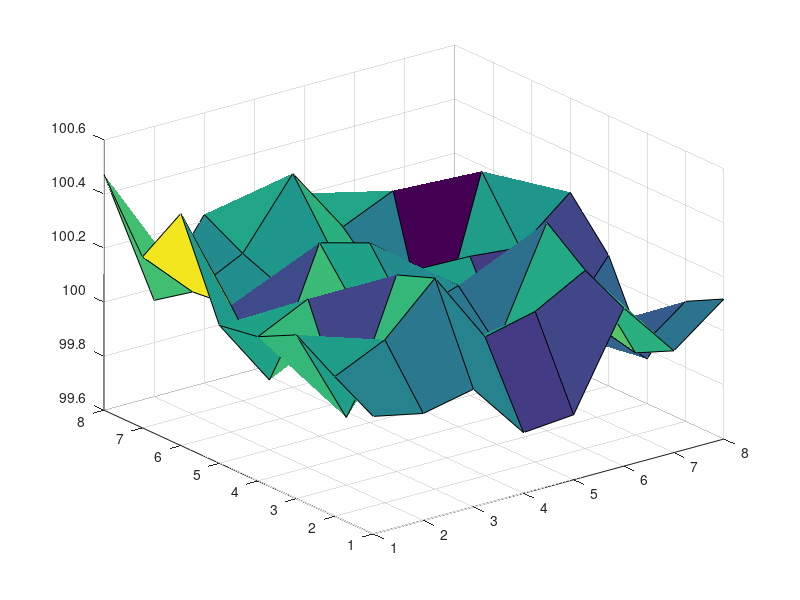

The MATLAB script that drew this image: (Note: this script raises an error after producing the figure.)
clear all
clc

knotVec = [  0 0 0 1 2 2 2  ];
knotVec = knotVec./max(knotVec);

n = 4;
m = 4;

patch = normrnd(100,0.2,[8 8]);

surf(patch);

r = size(patch,1);
s = size(patch,2);

[ x y z ] = prepareSurfaceData( 1:r, 1:s, patch );


D = zeros(r*s,3);
D(:,1) = x;
D(:,2) = y;
D(:,3) = z;

%% transform D(x,y,z) to (u,w) paramenters
% u refers x, and w refers y

u = zeros(r,r);
w = zeros(s,r);

u(:,1) = 0;

for i = 1:s
    lower = chordLength( patch(i,:), r );
    for j = 2:r
        upper = chordLength( patch(i,:), j );
        u(i,j) = upper/lower;
    end
end

w(1,:) = 0;

for j = 1:r
    lower = chordLength( patch(:,j), s );
    for i = 2:s
        upper = chordLength( patch(:,j), i );
        w(i,j) = upper/lower;
    end
end


C = zeros(r*s,n*m);

for i = 1:r
    for j = 1:s
        for p = 1:n
            for q = 1:m
                C(((i-1)*j+i),((p-1)*q+p)) = ComputeBasisFunction( knotVec, 3, p, u(i,j) ) * ComputeBasisFunction( knotVec, 3, q, w(i,j) );
            end
        end
    end
end

B = inv(C'*C)*C'*D; 
